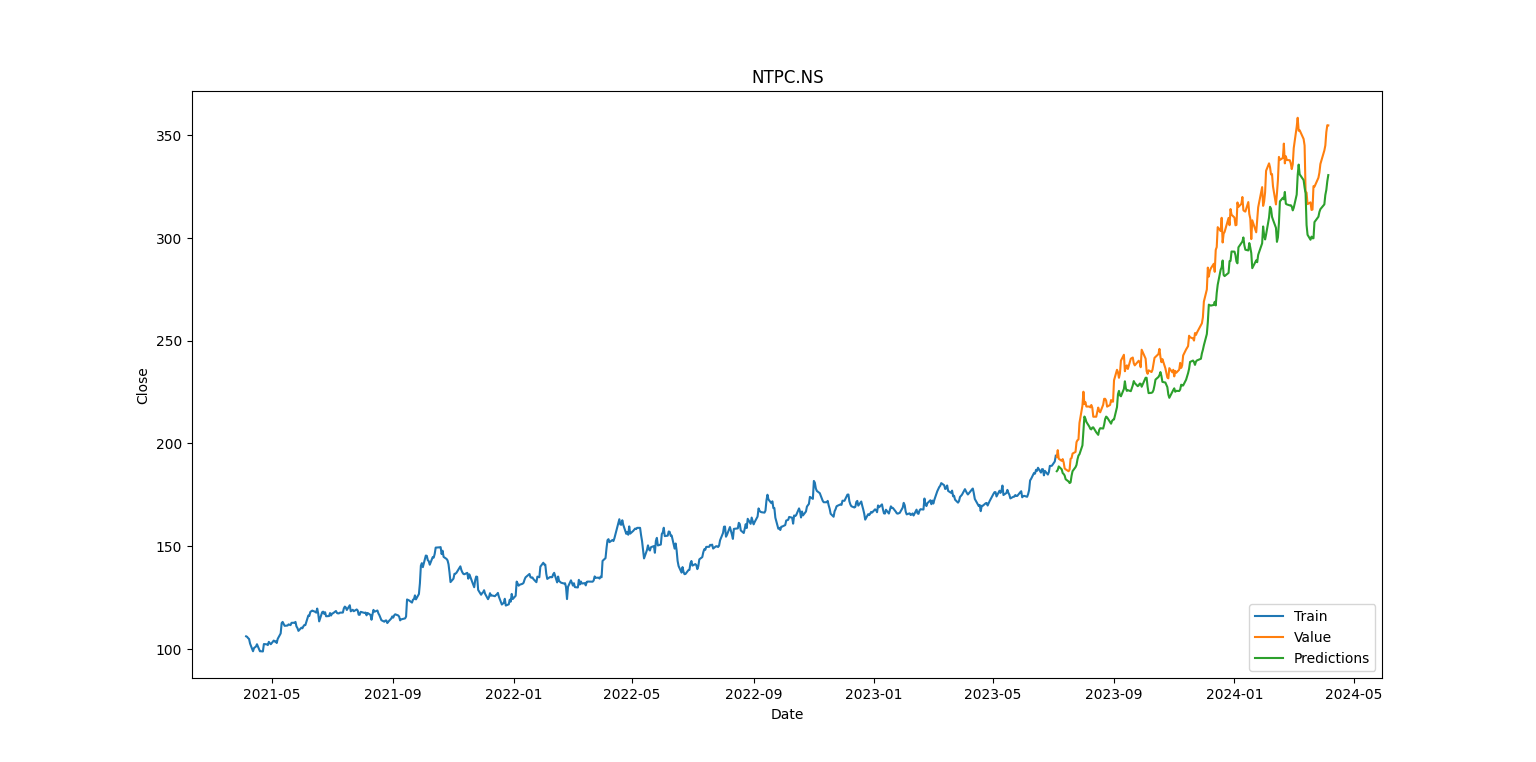

Reproduce this figure in Python.
import numpy as np
import pandas as pd
import matplotlib.pyplot as plt
import seaborn as sns
import yfinance as yf
from datetime import datetime
import math
from keras.layers import Dense, LSTM
from keras.models import Sequential
from sklearn.preprocessing import MinMaxScaler
import plotly.express as px
import plotly.graph_objs as go
import plotly.io as pio
import requests
from bs4 import BeautifulSoup
from textblob import TextBlob
import warnings
warnings.filterwarnings('ignore')

name = "NTPC.NS"
stock=yf.download(name,period="3y",actions=True)

sns.lineplot(data=stock,x="Date",y="Close")

data=stock.filter(['Close'])
dataset=data.values
training_data_len=math.ceil(len(dataset)*0.75)

scaler=MinMaxScaler(feature_range=(0,1))
scaled_data=scaler.fit_transform(dataset)

train_data=scaled_data[0:training_data_len,:]
x_train=[]
y_train=[]
for i in range(60,len(train_data)):
    x_train.append(train_data[i-60:i,0])
    y_train.append(train_data[i,0])

x_train,y_train=np.array(x_train),np.array(y_train)
x_train=np.reshape(x_train,(x_train.shape[0],x_train.shape[1],1))

model=Sequential()
model.add(LSTM(50,return_sequences=True, input_shape= (x_train.shape[1],1)))
model.add(LSTM(50,return_sequences=False))
model.add(Dense(25))
model.add(Dense(1))

model.compile(optimizer='adam',loss='mean_squared_error')

model.fit(x_train,y_train,epochs=8,batch_size=1)

test_data=scaled_data[training_data_len-60:,:]
x_test=[]
y_test=dataset[training_data_len:,:]
for i in range(60,len(test_data)):
    x_test.append(test_data[i-60:i,0])

x_test=np.array(x_test)
x_test=np.reshape(x_test,(x_test.shape[0],x_test.shape[1],1))

predictions=model.predict(x_test)
predictions=scaler.inverse_transform(predictions)

rmse= np.sqrt(((predictions - y_test) ** 2).mean())
print(rmse)

closes=[]
closes.extend(data['Close'])
average_close = sum(closes) / len(closes)
#print(average_close)
average_deviation=rmse/average_close*100
print(average_deviation)

train = data.iloc[:training_data_len]
valid = data.iloc[training_data_len:]
valid['Predictions'] = predictions

plt.figure(figsize=(16,8))
plt.title(name)
plt.xlabel('Date')
plt.ylabel('Close')
plt.plot(train['Close'])
plt.plot(valid[['Close','Predictions']])
plt.legend(['Train','Value','Predictions'], loc='lower right')
plt.show()

trace_train = go.Scatter(x=train.index, y=train['Close'], mode='lines', name='Train')
trace_valid = go.Scatter(x=valid.index, y=valid['Close'], mode='lines', name='Value')
trace_predictions = go.Scatter(x=valid.index, y=valid['Predictions'], mode='lines', name='Predictions')

# Define layout
layout = go.Layout(title='Model', xaxis=dict(title='Date'), yaxis=dict(title='Close'), legend=dict(x=0, y=1))

# Create figure
fig = go.Figure(data=[trace_train, trace_valid, trace_predictions], layout=layout)
pio.show(fig)
